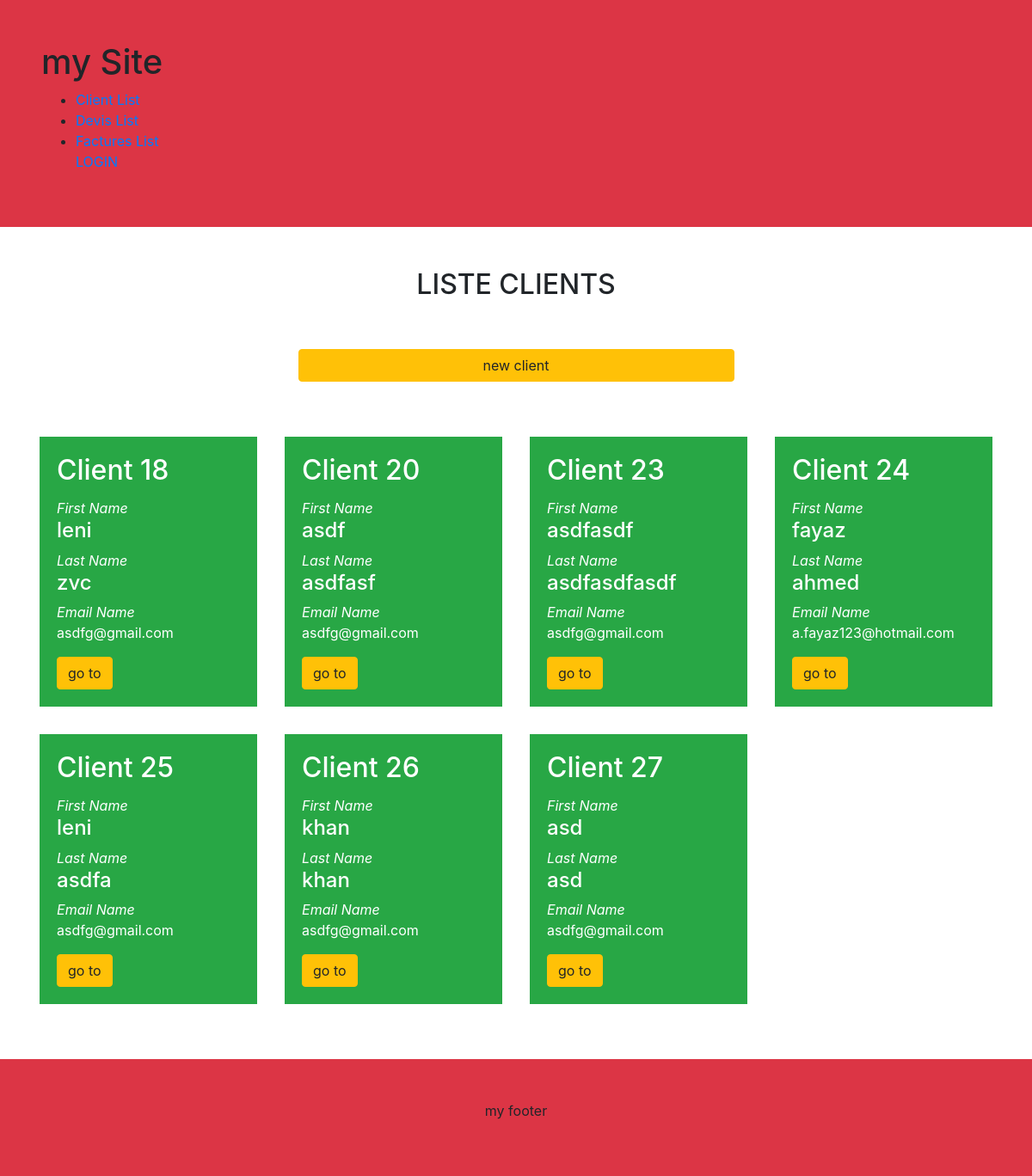
/client/, run on an earlier commit of the app's database.
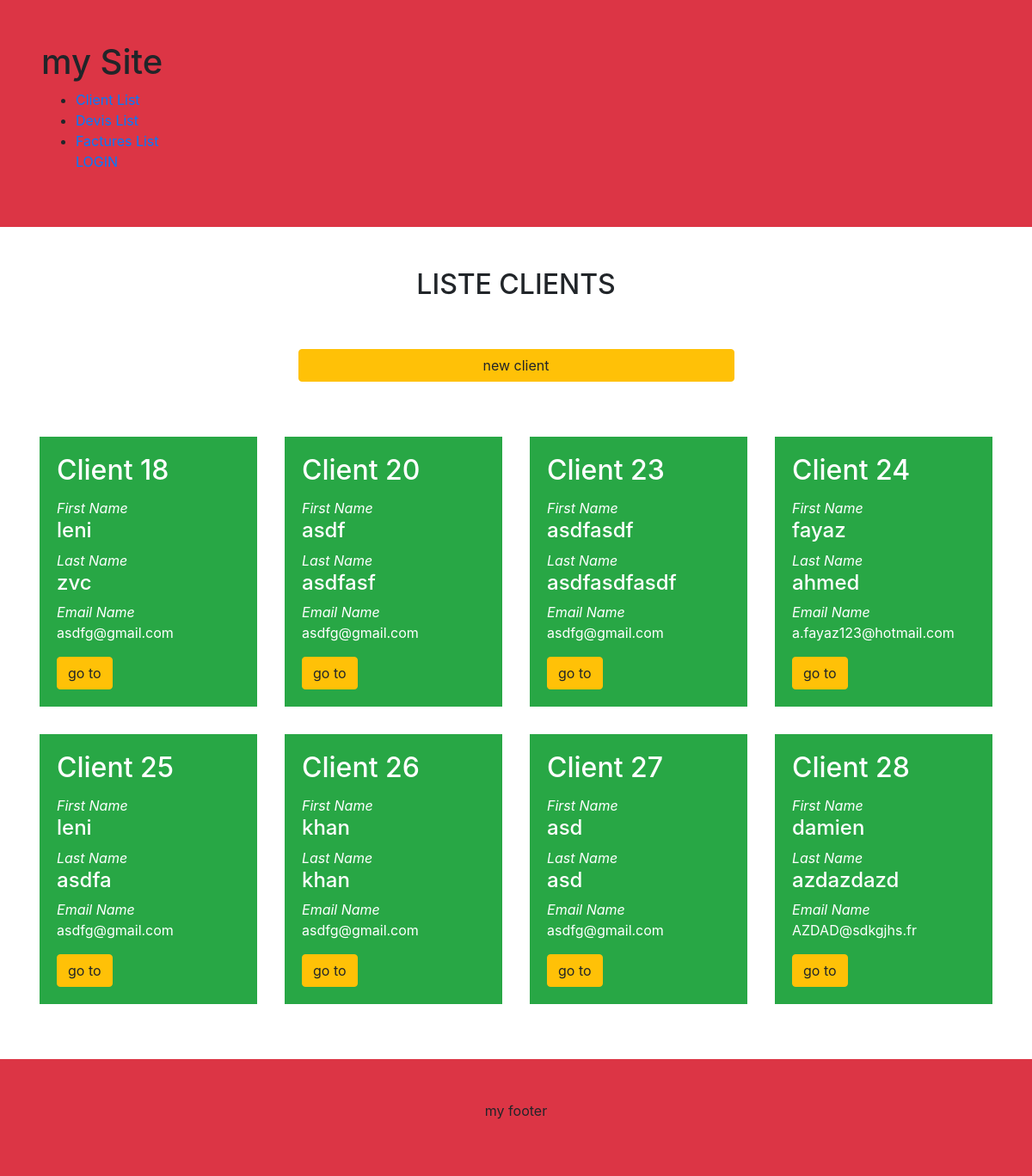
And on a later commit of the database.
### client/models.py (models this page shows)
class Client(models.Model):
    first_name = models.CharField(max_length=30)
    last_name = models.CharField(max_length=30)
    tel = models.CharField(max_length=30)
    raison_social = models.CharField(max_length=30)
    siret = models.IntegerField()
    tva = models.CharField(max_length=30)
    email = models.CharField(max_length=30)

### client/views.py (the view)
# urls.py: path('client/', ClientListView.as_view(), name='client-list'),
class ClientListView(ListView):
    model = Client

### client/templates/client/client_list.html (shortened to what this page needs)
{%extends 'base.html'%}
{% block content%}
<div class="container my-5">
    <h2 class="text-center">LISTE CLIENTS</h2>
    <div class="text-center p-5">
        <a class="btn btn-warning w-50" href="{% url 'client-create' %} ">new client</a>
    </div>
    <div class="row">
        {% for client in object_list %}
        <div class="col-3 p-0 m-0">
            <div class=" text-white p-3 m-0">
                <div class="card-body bg-success ">
                    <h2 class="card-title">Client {{client.id}}</h2>
                    <em>First Name</em>
                    <h4>{{ client.first_name}}</h4>
                    <em>Last Name</em>
                    <h4>{{ client.last_name}}</h4>
                    <em>Email Name</em>
                    <p>{{ client.email}}</p>
                    <a class="btn btn-warning" href="{% url 'client-detail' client.id %}"> go to</a>
                </div>
            </div>
        </div>
        {% endfor %}
    </div>
    </div>
    {%endblock%}

### django_facturier/templates/base.html (shortened to what this page needs)
{%load static%}
<!doctype html>
<html lang="en">
<head>
    <link rel="stylesheet" href="{% static 'bootstrap/dist/css/bootstrap.min.css'%}">
</head>
<body>
    {% include 'client/header.html' %}
    {% block content %}
    {% endblock %}
    {% include 'client/footer.html' %}
</body>
</html>

### client/templates/client/header.html
<div class="w-100 p-5  bg-danger" >
    <h1>my Site</h1>
    <ul>
        <li><a href="{% url 'client-list'%}">Client List</a></li>
        <li><a href="{% url 'devis-list'%}">Devis List</a></li>
        <li><a href="{% url 'facture-list'%}">Factures List</a></li>
        <a href="{% url 'login' %}?next=/client/"><p>LOGIN</p> </a>
    </ul>
</div>

### client/templates/client/footer.html
<div class="w-100 p-5 bg-danger text-center p-0 m-0" >
    <p>my footer</p>
</div>

What changed in the data, as far as the page shows it:
added Client: id "28", first_name "damien", last_name "azdazdazd", email "AZDAD@sdkgjhs.fr"
